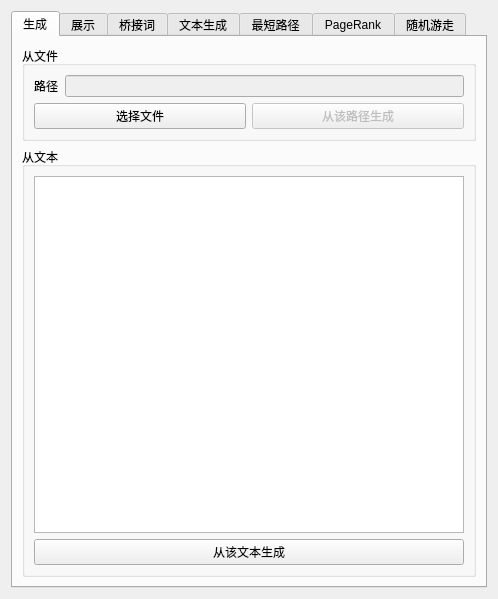
<?xml version="1.0" encoding="UTF-8"?>
<ui version="4.0">
 <class>Form</class>
 <widget class="QWidget" name="Form">
  <property name="geometry">
   <rect>
    <x>0</x>
    <y>0</y>
    <width>498</width>
    <height>599</height>
   </rect>
  </property>
  <property name="sizePolicy">
   <sizepolicy hsizetype="Preferred" vsizetype="Preferred">
    <horstretch>0</horstretch>
    <verstretch>0</verstretch>
   </sizepolicy>
  </property>
  <property name="windowTitle">
   <string>Form</string>
  </property>
  <layout class="QVBoxLayout" name="verticalLayout">
   <item>
    <widget class="QTabWidget" name="tabWidget">
     <property name="tabPosition">
      <enum>QTabWidget::TabPosition::North</enum>
     </property>
     <property name="tabShape">
      <enum>QTabWidget::TabShape::Rounded</enum>
     </property>
     <property name="currentIndex">
      <number>0</number>
     </property>
     <property name="documentMode">
      <bool>false</bool>
     </property>
     <property name="tabsClosable">
      <bool>false</bool>
     </property>
     <property name="tabBarAutoHide">
      <bool>false</bool>
     </property>
     <widget class="QWidget" name="tab_1">
      <attribute name="title">
       <string>生成</string>
      </attribute>
      <layout class="QVBoxLayout" name="verticalLayout_2">
       <item>
        <widget class="QGroupBox" name="groupBox">
         <property name="title">
          <string>从文件</string>
         </property>
         <layout class="QVBoxLayout" name="verticalLayout_3">
          <item>
           <layout class="QHBoxLayout" name="horizontalLayout_3">
            <item>
             <widget class="QLabel" name="label">
              <property name="text">
               <string>路径</string>
              </property>
             </widget>
            </item>
            <item>
             <widget class="QLineEdit" name="lineEdit_filePath">
              <property name="enabled">
               <bool>false</bool>
              </property>
             </widget>
            </item>
           </layout>
          </item>
          <item>
           <layout class="QHBoxLayout" name="horizontalLayout_4">
            <item>
             <widget class="QPushButton" name="pushButton_getFilePath">
              <property name="text">
               <string>选择文件</string>
              </property>
             </widget>
            </item>
            <item>
             <widget class="QPushButton" name="pushButton_generateFromFile">
              <property name="enabled">
               <bool>false</bool>
              </property>
              <property name="text">
               <string>从该路径生成</string>
              </property>
             </widget>
            </item>
           </layout>
          </item>
         </layout>
        </widget>
       </item>
       <item>
        <widget class="QGroupBox" name="groupBox_2">
         <property name="title">
          <string>从文本</string>
         </property>
         <layout class="QVBoxLayout" name="verticalLayout_4">
          <item>
           <widget class="QPlainTextEdit" name="plainTextEdit_rawInput"/>
          </item>
          <item>
           <widget class="QPushButton" name="pushButton_generateFromPlainText">
            <property name="text">
             <string>从该文本生成</string>
            </property>
           </widget>
          </item>
         </layout>
        </widget>
       </item>
      </layout>
     </widget>
     <widget class="QWidget" name="tab_2">
      <property name="enabled">
       <bool>true</bool>
      </property>
      <attribute name="title">
       <string>展示</string>
      </attribute>
      <layout class="QVBoxLayout" name="verticalLayout_15">
       <item>
        <widget class="QGroupBox" name="groupBox_8">
         <property name="title">
          <string>图展示</string>
         </property>
         <layout class="QHBoxLayout" name="horizontalLayout_12">
          <item>
           <widget class="QPushButton" name="pushButton_showGraphInText">
            <property name="text">
             <string>展示(文本)</string>
            </property>
           </widget>
          </item>
          <item>
           <widget class="QPushButton" name="pushButton_showGraphInImage">
            <property name="text">
             <string>展示(图片)</string>
            </property>
           </widget>
          </item>
          <item>
           <widget class="QPushButton" name="pushButton_saveGraphAsImage">
            <property name="text">
             <string>保存图片至...</string>
            </property>
           </widget>
          </item>
         </layout>
        </widget>
       </item>
       <item>
        <widget class="QPlainTextEdit" name="plainTextEdit_showGraph">
         <property name="enabled">
          <bool>true</bool>
         </property>
         <property name="readOnly">
          <bool>true</bool>
         </property>
        </widget>
       </item>
      </layout>
     </widget>
     <widget class="QWidget" name="tab_3">
      <attribute name="title">
       <string>桥接词</string>
      </attribute>
      <layout class="QVBoxLayout" name="verticalLayout_6">
       <item>
        <widget class="QGroupBox" name="groupBox_3">
         <property name="title">
          <string>计算桥接词</string>
         </property>
         <layout class="QVBoxLayout" name="verticalLayout_5">
          <item>
           <layout class="QHBoxLayout" name="horizontalLayout_2" stretch="0,2,1">
            <item>
             <widget class="QLabel" name="label_2">
              <property name="text">
               <string>单词1</string>
              </property>
             </widget>
            </item>
            <item>
             <widget class="QLineEdit" name="lineEdit_bridgeStart"/>
            </item>
            <item>
             <widget class="QComboBox" name="comboBox_bridgeStart"/>
            </item>
           </layout>
          </item>
          <item>
           <layout class="QHBoxLayout" name="horizontalLayout" stretch="0,2,1">
            <item>
             <widget class="QLabel" name="label_3">
              <property name="text">
               <string>单词2</string>
              </property>
             </widget>
            </item>
            <item>
             <widget class="QLineEdit" name="lineEdit_bridgeEnd"/>
            </item>
            <item>
             <widget class="QComboBox" name="comboBox_bridgeEnd"/>
            </item>
           </layout>
          </item>
          <item>
           <widget class="QPushButton" name="pushButton_calcBridgeWord">
            <property name="text">
             <string>计算</string>
            </property>
           </widget>
          </item>
         </layout>
        </widget>
       </item>
       <item>
        <widget class="QPlainTextEdit" name="plainTextEdit_outputBridge">
         <property name="readOnly">
          <bool>true</bool>
         </property>
        </widget>
       </item>
      </layout>
     </widget>
     <widget class="QWidget" name="tab_4">
      <attribute name="title">
       <string>文本生成</string>
      </attribute>
      <layout class="QVBoxLayout" name="verticalLayout_8">
       <item>
        <widget class="QGroupBox" name="groupBox_4">
         <property name="title">
          <string>新文本生成</string>
         </property>
         <layout class="QVBoxLayout" name="verticalLayout_7">
          <item>
           <layout class="QHBoxLayout" name="horizontalLayout_5">
            <item>
             <widget class="QLabel" name="label_4">
              <property name="text">
               <string>输入文本</string>
              </property>
             </widget>
            </item>
            <item>
             <spacer name="horizontalSpacer">
              <property name="orientation">
               <enum>Qt::Orientation::Horizontal</enum>
              </property>
              <property name="sizeHint" stdset="0">
               <size>
                <width>40</width>
                <height>20</height>
               </size>
              </property>
             </spacer>
            </item>
           </layout>
          </item>
          <item>
           <widget class="QPlainTextEdit" name="plainTextEdit_rawNewInput"/>
          </item>
          <item>
           <widget class="QPushButton" name="pushButton_generateNewText">
            <property name="text">
             <string>生成新文本</string>
            </property>
           </widget>
          </item>
         </layout>
        </widget>
       </item>
       <item>
        <widget class="QPlainTextEdit" name="plainTextEdit_outputNewText">
         <property name="readOnly">
          <bool>true</bool>
         </property>
        </widget>
       </item>
      </layout>
     </widget>
     <widget class="QWidget" name="tab_5">
      <attribute name="title">
       <string>最短路径</string>
      </attribute>
      <layout class="QVBoxLayout" name="verticalLayout_11">
       <item>
        <widget class="QGroupBox" name="groupBox_5">
         <property name="title">
          <string>最短路计算</string>
         </property>
         <layout class="QVBoxLayout" name="verticalLayout_10">
          <item>
           <layout class="QHBoxLayout" name="horizontalLayout_6" stretch="0,2,1">
            <item>
             <widget class="QLabel" name="label_5">
              <property name="text">
               <string>起点</string>
              </property>
             </widget>
            </item>
            <item>
             <widget class="QLineEdit" name="lineEdit_shortestPathStart"/>
            </item>
            <item>
             <widget class="QComboBox" name="comboBox_shortestPathStart"/>
            </item>
           </layout>
          </item>
          <item>
           <layout class="QHBoxLayout" name="horizontalLayout_7" stretch="0,2,1">
            <item>
             <widget class="QLabel" name="label_6">
              <property name="text">
               <string>终点</string>
              </property>
             </widget>
            </item>
            <item>
             <widget class="QLineEdit" name="lineEdit_shortestPathEnd"/>
            </item>
            <item>
             <widget class="QComboBox" name="comboBox_shortestPathEnd"/>
            </item>
           </layout>
          </item>
          <item>
           <layout class="QHBoxLayout" name="horizontalLayout_8">
            <item>
             <layout class="QVBoxLayout" name="verticalLayout_9">
              <item>
               <widget class="QCheckBox" name="checkBox_calcStartToAll">
                <property name="text">
                 <string>起点至所有节点</string>
                </property>
               </widget>
              </item>
              <item>
               <widget class="QCheckBox" name="checkBox_showMultiPath">
                <property name="text">
                 <string>多路径展示</string>
                </property>
                <property name="checked">
                 <bool>true</bool>
                </property>
               </widget>
              </item>
             </layout>
            </item>
            <item>
             <widget class="QPushButton" name="pushButton_calcShortestPath">
              <property name="text">
               <string>计算</string>
              </property>
             </widget>
            </item>
           </layout>
          </item>
          <item>
           <widget class="Line" name="line">
            <property name="orientation">
             <enum>Qt::Orientation::Horizontal</enum>
            </property>
           </widget>
          </item>
          <item>
           <layout class="QHBoxLayout" name="horizontalLayout_13">
            <item>
             <widget class="QLabel" name="label_shortestPathCount">
              <property name="sizePolicy">
               <sizepolicy hsizetype="Minimum" vsizetype="Preferred">
                <horstretch>0</horstretch>
                <verstretch>0</verstretch>
               </sizepolicy>
              </property>
              <property name="text">
               <string>路径数：</string>
              </property>
             </widget>
            </item>
            <item>
             <widget class="QComboBox" name="comboBox_shortestPath">
              <property name="sizePolicy">
               <sizepolicy hsizetype="Expanding" vsizetype="Fixed">
                <horstretch>0</horstretch>
                <verstretch>0</verstretch>
               </sizepolicy>
              </property>
             </widget>
            </item>
            <item>
             <widget class="QPushButton" name="pushButton_showPathInImage">
              <property name="text">
               <string>展示图片</string>
              </property>
             </widget>
            </item>
           </layout>
          </item>
         </layout>
        </widget>
       </item>
       <item>
        <widget class="QPlainTextEdit" name="plainTextEdit_outputShortestPath">
         <property name="readOnly">
          <bool>true</bool>
         </property>
        </widget>
       </item>
      </layout>
     </widget>
     <widget class="QWidget" name="tab_6">
      <attribute name="title">
       <string>PageRank</string>
      </attribute>
      <layout class="QVBoxLayout" name="verticalLayout_13">
       <item>
        <widget class="QGroupBox" name="groupBox_6">
         <property name="title">
          <string>PageRank算法</string>
         </property>
         <layout class="QVBoxLayout" name="verticalLayout_12">
          <item>
           <layout class="QHBoxLayout" name="horizontalLayout_9">
            <item>
             <widget class="QLabel" name="label_7">
              <property name="text">
               <string>阻尼因子</string>
              </property>
             </widget>
            </item>
            <item>
             <widget class="QDoubleSpinBox" name="doubleSpinBox_dampingFactor">
              <property name="sizePolicy">
               <sizepolicy hsizetype="Preferred" vsizetype="Fixed">
                <horstretch>0</horstretch>
                <verstretch>0</verstretch>
               </sizepolicy>
              </property>
              <property name="maximum">
               <double>1.000000000000000</double>
              </property>
              <property name="singleStep">
               <double>0.010000000000000</double>
              </property>
              <property name="value">
               <double>0.850000000000000</double>
              </property>
             </widget>
            </item>
           </layout>
          </item>
          <item>
           <layout class="QHBoxLayout" name="horizontalLayout_14">
            <item>
             <widget class="QLabel" name="label_9">
              <property name="text">
               <string>迭代次数</string>
              </property>
             </widget>
            </item>
            <item>
             <widget class="QSpinBox" name="spinBox_iterationTimes">
              <property name="sizePolicy">
               <sizepolicy hsizetype="Preferred" vsizetype="Fixed">
                <horstretch>0</horstretch>
                <verstretch>0</verstretch>
               </sizepolicy>
              </property>
              <property name="maximum">
               <number>500</number>
              </property>
              <property name="singleStep">
               <number>10</number>
              </property>
              <property name="value">
               <number>20</number>
              </property>
             </widget>
            </item>
           </layout>
          </item>
          <item>
           <layout class="QHBoxLayout" name="horizontalLayout_10">
            <item>
             <widget class="QLabel" name="label_8">
              <property name="text">
               <string>初始值策略</string>
              </property>
             </widget>
            </item>
            <item>
             <widget class="QRadioButton" name="radioButton_uniformPageRankStrategy">
              <property name="text">
               <string>平均分配</string>
              </property>
              <property name="checked">
               <bool>true</bool>
              </property>
             </widget>
            </item>
            <item>
             <widget class="QRadioButton" name="radioButton_inDegreePageRankStrategy">
              <property name="text">
               <string>按入度分配</string>
              </property>
             </widget>
            </item>
            <item>
             <widget class="QRadioButton" name="radioButton_sumIncomingWeightsPageRankStrategy">
              <property name="text">
               <string>按入边权重和分配</string>
              </property>
             </widget>
            </item>
           </layout>
          </item>
          <item>
           <widget class="QPushButton" name="pushButton_startPageRank">
            <property name="text">
             <string>计算</string>
            </property>
           </widget>
          </item>
         </layout>
        </widget>
       </item>
       <item>
        <widget class="QTableWidget" name="tableWidget_outputPageRank">
         <property name="sortingEnabled">
          <bool>true</bool>
         </property>
        </widget>
       </item>
      </layout>
     </widget>
     <widget class="QWidget" name="tab_7">
      <attribute name="title">
       <string>随机游走</string>
      </attribute>
      <layout class="QVBoxLayout" name="verticalLayout_14">
       <item>
        <widget class="QGroupBox" name="groupBox_7">
         <property name="title">
          <string>随机游走</string>
         </property>
         <layout class="QVBoxLayout" name="verticalLayout_16">
          <item>
           <layout class="QHBoxLayout" name="horizontalLayout_11">
            <item>
             <widget class="QLabel" name="label_10">
              <property name="text">
               <string>游走速度（每秒，1-100）</string>
              </property>
             </widget>
            </item>
            <item>
             <widget class="QSpinBox" name="spinBox_randomWalkSpeed">
              <property name="minimum">
               <number>1</number>
              </property>
              <property name="maximum">
               <number>100</number>
              </property>
              <property name="value">
               <number>10</number>
              </property>
             </widget>
            </item>
           </layout>
          </item>
          <item>
           <layout class="QHBoxLayout" name="horizontalLayout_15">
            <item>
             <widget class="QPushButton" name="pushButton_startRandomWalk">
              <property name="enabled">
               <bool>true</bool>
              </property>
              <property name="text">
               <string>开始</string>
              </property>
              <property name="checkable">
               <bool>false</bool>
              </property>
              <property name="default">
               <bool>false</bool>
              </property>
             </widget>
            </item>
            <item>
             <widget class="QPushButton" name="pushButton_stopRandomWalk">
              <property name="enabled">
               <bool>false</bool>
              </property>
              <property name="text">
               <string>停止</string>
              </property>
              <property name="autoExclusive">
               <bool>false</bool>
              </property>
              <property name="default">
               <bool>false</bool>
              </property>
              <property name="flat">
               <bool>false</bool>
              </property>
             </widget>
            </item>
           </layout>
          </item>
         </layout>
        </widget>
       </item>
       <item>
        <widget class="QPlainTextEdit" name="plainTextEdit_outputRandomWalk">
         <property name="readOnly">
          <bool>true</bool>
         </property>
        </widget>
       </item>
      </layout>
     </widget>
    </widget>
   </item>
  </layout>
 </widget>
 <resources/>
 <connections/>
</ui>
